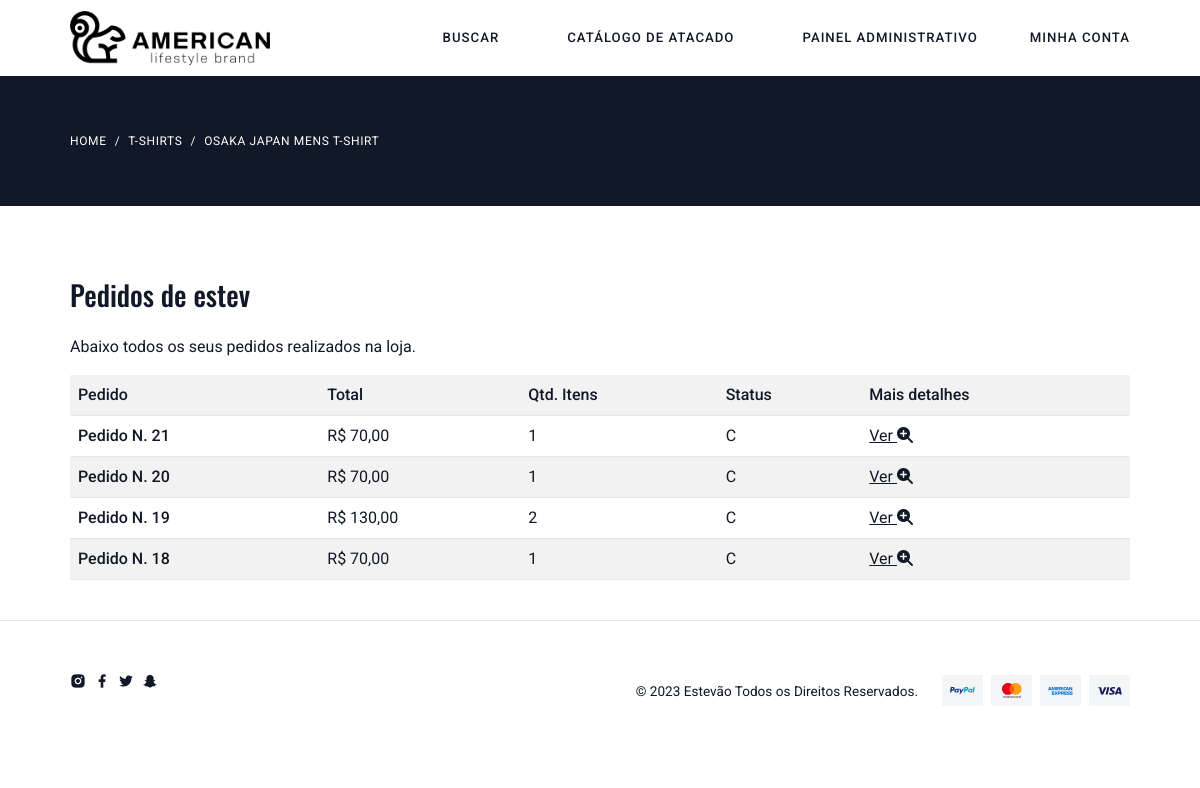
The app's page /pedido/lista/ (signed in), older data.
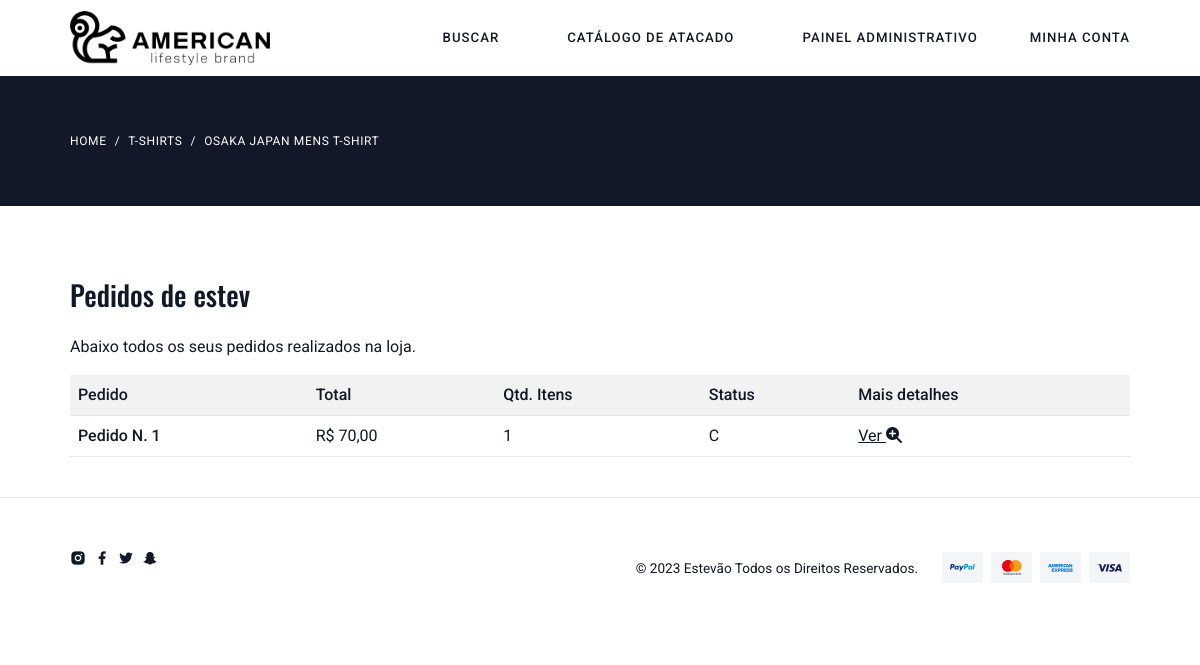
The same page, newer data.
### pedido/models.py (models this page shows, shortened)
class Pedido(models.Model):
    usuario = models.ForeignKey(User, on_delete=models.CASCADE)
    total = models.FloatField()
    qtd_total = models.PositiveIntegerField()
    status = models.CharField(
        default="C",
        max_length=1,
        choices=(
            ('A', 'Aprovado'),
            ('E', 'Enviado'),
            ('F', 'Finalizado'),
        )
    )
    data = models.DateField(default=timezone.now,
                            verbose_name='Data do pedido')
    def __str__(self):
        return f'Pedido N. {self.pk}'

### pedido/views.py (the view)
# urls.py: path('lista/', views.Lista.as_view(), name='lista'),
class Lista(DispatchLoginRequiredMixin, ListView):
    model = Pedido
    context_object_name = 'pedidos'
    template_name = 'pedido/lista.html'
    paginate_by = 10
    ordering = ['-id']
    def get_context_data(self, **kwargs):
        context = super().get_context_data(**kwargs)
        context['categorias'] = models.Categoria.objects.all()
        return context

### pedido/views.py (called while the page is built)
    def dispatch(self, *args, **kwargs):
        if not self.request.user.is_authenticated:
            return redirect('perfil:criar')
        return super().dispatch(*args, **kwargs)

    def get_queryset(self, *args, **kwargs):
        qs = super().get_queryset(*args, **kwargs)
        qs = qs.filter(usuario=self.request.user)
        return qs

### produto/templatetags/omfilters.py (called while the page is built)
@register.filter
def formata_preco(val):
    return utils.formata_preco(val)

### utils/utils.py (called while the page is built)
def formata_preco(val):
    return f'R$ {val:.2f}'.replace('.', ',')

### pedido/templates/pedido/lista.html (shortened to what this page needs)
{% extends 'base.html' %}
{% load omfilters %}
{% block conteudo %}
<section class="mt-0 ">
    <div class="bg-dark py-6">
        <div class="container-fluid">
            <nav class="m-0" aria-label="breadcrumb">
                <ol class="breadcrumb m-0">
                    <li class="breadcrumb-item breadcrumb-light"><a href="#">Home</a></li>
                    <li class="breadcrumb-item breadcrumb-light"><a href="#">T-Shirts</a></li>
                    <li class="breadcrumb-item  breadcrumb-light active" aria-current="page">Osaka Japan Mens
                        T-Shirt</li>
                </ol>
            </nav>
        </div>
    </div>
    <div class="container-fluid mt-5">
        <div class="row">
            <div class="col">
                <br>
                <h3 class="mb-4">Pedidos de {{ user }}</h3>
                <p>Abaixo todos os seus pedidos realizados na loja.</p>
                <div class="table-responsive">
                    <table class="table table-striped">
                        <tr>
                            <th scope="col">Pedido</th>
                            <th scope="col">Total</th>
                            <th scope="col">Qtd. Itens</th>
                            <th scope="col">Status</th>
                            <th scope="col">Mais detalhes</th>
                        </tr>
                        {% for pedido in pedidos %}
                        <tr>
                            <th scope="row">{{ pedido }}</td>
                            <td>{{ pedido.total|formata_preco }}</td>
                            <td>{{ pedido.qtd_total }}</td>
                            <td>{{ pedido.get_status_display }}</td>
                            <td>
                                <a href="{% url 'pedido:detalhe' pedido.id %}">
                                    Ver <i class="fa fa-search-plus ml-2"></i>
                                </a>
                            </td>
                        </tr>
                        {% endfor %}
                    </table>
                </div>
            </div>
        </div>
    </div>
</section>
{% endblock %}

### templates/base.html (shortened to what this page needs)
<!doctype html>
<html lang="pt-BR">
<head>
    {% include 'parciais/_head.html' %}
</head>
<body>
    {% include 'parciais/_nav.html' %}
        {% block conteudo %}{% endblock %}
    {% include 'parciais/_footer.html' %}
</body>
</html>

### templates/parciais/_head.html (shortened to what this page needs)
{% load static %}
<link rel="stylesheet" href="{% static 'css/libs.bundle.css'%}" />
<link rel="stylesheet" href="{% static 'css/theme.bundle.css'%}" />

### templates/parciais/_nav.html (shortened to what this page needs)
{% load omfilters %}
{% load static %}
<div class="container-fluid">
    <div class="w-100">
        <div class="d-flex justify-content-between align-items-center flex-wrap">
            <a class="navbar-brand fw-bold fs-3 m-0 p-0 flex-shrink-0 order-0" href="{% url 'produto:lista' %}">
                <div class="d-flex align-items-center">
                    <picture class="d-block ">
                        <img class="img-fluid" src="{% static 'images/logos/logoab.png'%}" style="width: 200px;"
                            alt="HTML Bootstrap Template by Pixel Rocket">
                    </picture>
                </div>
            </a>
            <ul class="list-unstyled mb-0 d-flex align-items-center order-1 order-lg-2 nav-sidelinks">
                <li class="d-none d-sm-block">
                    <span class="nav-link text-body search-trigger cursor-pointer">Buscar</span>
                </li>
                {% if request.user.is_authenticated %}
                <li class="ms-1 d-none d-lg-inline-block">
                    <a class="nav-link text-body" href="{% url 'cliente:codigo_acesso' %}">
                        Catálogo de atacado
                    </a>
                </li>
                {% if request.user.is_superuser %}
                <li class="ms-1 d-none d-lg-inline-block">
                    <a class="nav-link text-body" href="{% url 'gestao:dashboard' %}">
                        Painel Administrativo
                    </a>
                </li>
                <li class="ms-1 d-inline-block position-relative dropdown-cart">
                    <button class="nav-link me-0 disable-child-pointer border-0 p-0 bg-transparent text-body"
                        type="button">
                        Minha conta
                    </button>
                </li>
                {% endif %}
                {% endif %}
            </ul>
        </div>
    </div>
</div>

### templates/parciais/_footer.html (shortened to what this page needs)
{% load static %}
<footer class="border-top py-5 mt-4  ">
    <div class="container-fluid">
        <div class="d-flex justify-content-between align-items-center flex-column flex-lg-row">
            <div>
                <ul class="list-unstyled">
                    <li class="d-inline-block me-1"><a class="text-decoration-none text-dark-hover transition-all"
                            href="#"><i class="ri-instagram-fill"></i></a></li>
                    <li class="d-inline-block me-1"><a class="text-decoration-none text-dark-hover transition-all"
                            href="#"><i class="ri-facebook-fill"></i></a></li>
                    <li class="d-inline-block me-1"><a class="text-decoration-none text-dark-hover transition-all"
                            href="#"><i class="ri-twitter-fill"></i></a></li>
                    <li class="d-inline-block me-1"><a class="text-decoration-none text-dark-hover transition-all"
                            href="#"><i class="ri-snapchat-fill"></i></a></li>
                </ul>
            </div>
            <div class="d-flex align-items-center justify-content-end flex-column flex-lg-row">
                <p class="small m-0 text-center text-lg-start">&copy; 2023 Estevão Todos os Direitos Reservados.
                </p>
                <ul class="list-unstyled mb-0 ms-lg-4 mt-3 mt-lg-0 d-flex justify-content-end align-items-center">
                    <li class="bg-light p-2 d-flex align-items-center justify-content-center me-2">
                        <i class="pi pi-sm pi-paypal"></i>
                    </li>
                    <li class="bg-light p-2 d-flex align-items-center justify-content-center me-2">
                        <i class="pi pi-sm pi-mastercard"></i>
                    </li>
                    <li class="bg-light p-2 d-flex align-items-center justify-content-center me-2">
                        <i class="pi pi-sm pi-american-express"></i>
                    </li>
                    <li class="bg-light p-2 d-flex align-items-center justify-content-center"><i
                            class="pi pi-sm pi-visa"></i>
                    </li>
                </ul>
            </div>
        </div>
    </div>
</footer>

### templates/static/css/libs.bundle.css (style rules this page uses)
:root { --swiper-theme-color:#007aff }
:root { --swiper-navigation-size:44px }

Row changes from the older to the newer data that the page shows:
removed Pedido: id "Pedido N. 21", total "R$ 70,00", qtd_total "1", status "C"
removed Pedido: id "Pedido N. 20", total "R$ 70,00", qtd_total "1", status "C"
removed Pedido: id "Pedido N. 19", total "R$ 130,00", qtd_total "2", status "C"
removed Pedido: id "Pedido N. 18", total "R$ 70,00", qtd_total "1", status "C"
added Pedido: id "Pedido N. 1", total "R$ 70,00", qtd_total "1", status "C"
